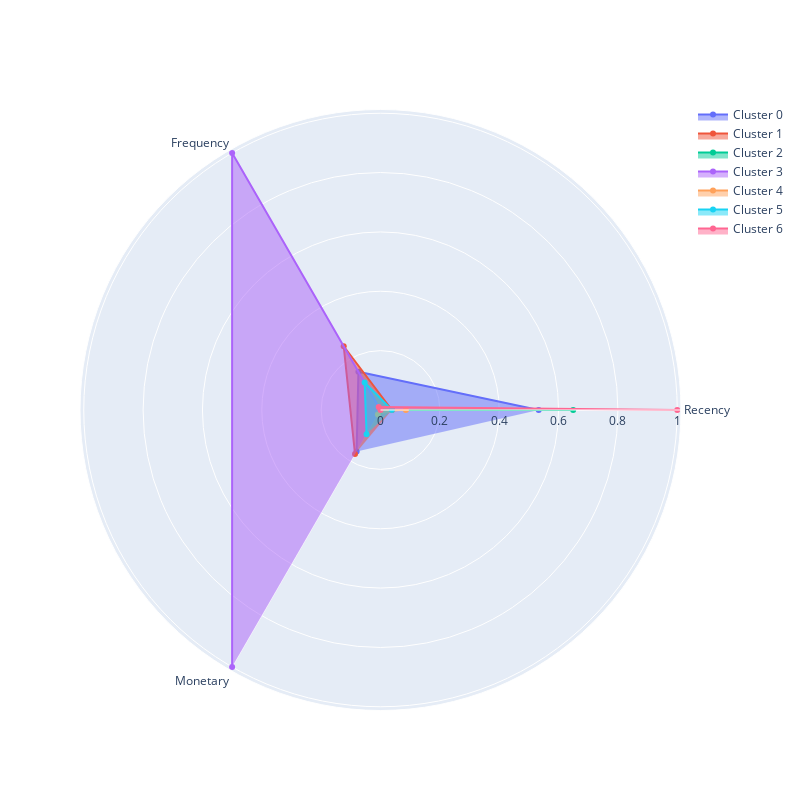

The code cell stored with this chart in its notebook:
### Code cell
# Определим среднее значение признаков для каждого кластера
rfm_sample_mean_data = rfm_sample_data.groupby(by=F.LABEL_PREDICTED.value).mean()

# Выведем данные о профилях
display_cluster_profiles(rfm_sample_mean_data, 'tsne_sample_claster_profiles')

### Figure 1 — Plotly figure (JSON) as saved in the notebook; plotly's stock layout.template omitted (floating-point values rounded to 4 significant figures)
{"data": [{"fill": "toself", "name": "Cluster 0", "r": [0.5331, 0.1489, 0.161], "theta": ["Recency", "Frequency", "Monetary"], "type": "scatterpolar"}, {"fill": "toself", "name": "Cluster 1", "r": [0.03833, 0.248, 0.1717], "theta": ["Recency", "Frequency", "Monetary"], "type": "scatterpolar"}, {"fill": "toself", "name": "Cluster 2", "r": [0.6493, 0, 0.003601], "theta": ["Recency", "Frequency", "Monetary"], "type": "scatterpolar"}, {"fill": "toself", "name": "Cluster 3", "r": [0, 1, 1], "theta": ["Recency", "Frequency", "Monetary"], "type": "scatterpolar"}, {"fill": "toself", "name": "Cluster 4", "r": [0.08554, 0, 0.01753], "theta": ["Recency", "Frequency", "Monetary"], "type": "scatterpolar"}, {"fill": "toself", "name": "Cluster 5", "r": [0.03838, 0.1069, 0.09391], "theta": ["Recency", "Frequency", "Monetary"], "type": "scatterpolar"}, {"fill": "toself", "name": "Cluster 6", "r": [1, 0.01208, 0], "theta": ["Recency", "Frequency", "Monetary"], "type": "scatterpolar"}], "layout": {"autosize": false, "height": 800, "showlegend": true, "width": 800}}
